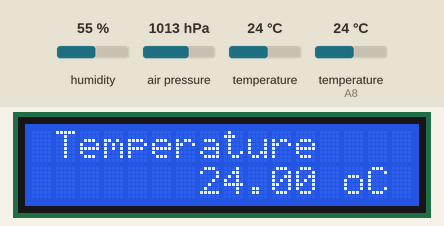
Simulated run of this sketch. Board: Arduino Mega 2560, built with avr-gcc and run on an emulated ATmega2560. Shown: 16×2 character LCD. Wiring (inferred from the names in the program): DHT22 sensor: data A8; BMP180 pressure sensor at I2C address 0x77. The test bench sets the inputs (shaded band); at power-on: humidity 55 %, temperature (sensor on A8) 24 °C, air pressure 1013 hPa, temperature 24 °C.

Above: at 3.2 s.
3.3 s: humidity set to 22 %
At 9.1 s:
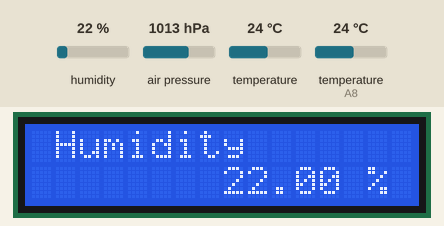
14.1 s: temperature (sensor on A8) set to 12 °C
At 19.4 s:
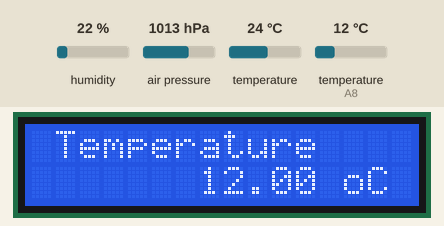
24.7 s: air pressure set to 952 hPa
At 29.7 s:
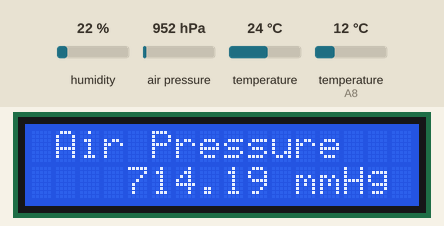
35.0 s: air pressure set to 975 hPa
At 44.5 s:
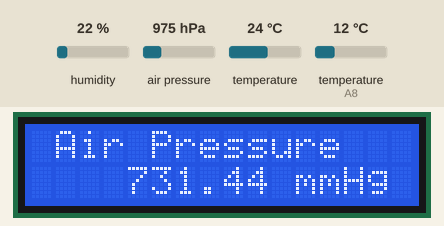
45.3 s: humidity set to 40 %
At 54.7 s:
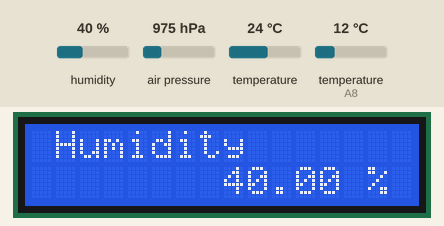
55.9 s: temperature (sensor 0) set to 19 °C
At 60.4 s:
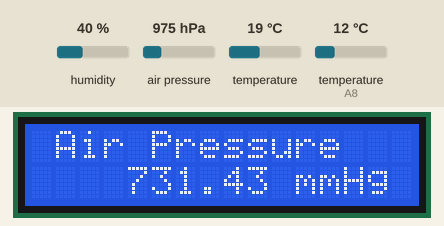
Timing chart, 0 to 61.9 s (numbered marks = the images above; inputs shaded):
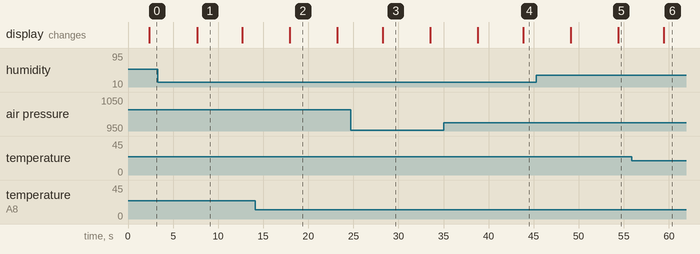

The sketch:

home_weather_station.ino
```cpp
#include <LiquidCrystal.h>
#include <DHT.h>
#include <Wire.h>
#include <BMP085.h>

// Visual Micro is in vMicro>General>Tutorial Mode
//
/*
    Name:       home_weather_station_.ino
    Created:	10/6/2019 8:28:55 PM
    Author:     DEV\User
*/

#define DHTPIN A8     // what pin we're connected to
#define DHTTYPE DHT22   // DHT 22  (AM2302)


BMP085 dps = BMP085();
LiquidCrystal lcd(8, 9, 4, 5, 6, 7);
DHT dht(DHTPIN, DHTTYPE);


float d;
long p = 0;
String o;
uint8_t curs;
// Define User Types below here or use a .h file
//


// Define Function Prototypes that use User Types below here or use a .h file
//


// Define Functions below here or use other .ino or cpp files
//

// The setup() function runs once each time the micro-controller starts
void setup()
{
	lcd.begin(16,2);
	lcd.setCursor(0, 0);
	lcd.print("Home Weather");
	lcd.setCursor(0, 1);
	lcd.print("  Station  ");
	dht.begin();
	delay(2000);
	Wire.begin();
	dps.init();
}

// Add the main program code into the continuous loop() function
void loop()
{
	d = measureT();
	lcd.setCursor(1, 0);
	printV(d, "Temperature", "oC");
	delay(5000);
	d = measureH();
	printV(d, "Humidity", "%");
	delay(5000);
	d = measureP();
	printV(d, "Air Pressure", "mmHg");
	delay(5000);


}

void printV(float d, String s1, String s2) {
	lcd.clear();
	lcd.setCursor(1, 0);
	lcd.print(s1);
	o = String(d);
	curs = 16 - o.length() - s2.length() - 2;
	lcd.setCursor(curs, 1);
	lcd.print(o + " " + s2);
}

float measureP() {
	dps.calcTruePressure(&p);
	return p / 133.3;
}

float measureT() {
	return dht.readTemperature();
}

float measureH() {
	return dht.readHumidity();
}
```

Measured:
- what the display in image 1 shows lasts 5.0 s, from 7.7 s to 12.7 s
- what the display in image 2 shows lasts 5.2 s, from 18.0 s to 23.2 s
